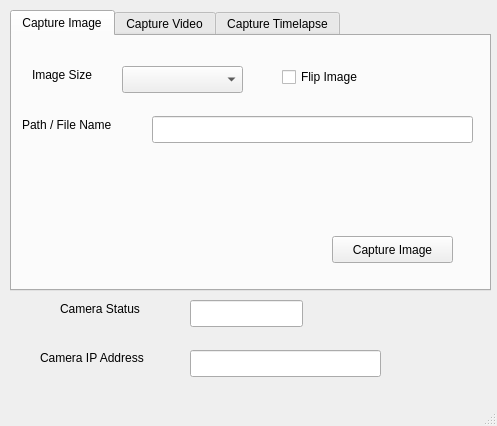
<?xml version="1.0" encoding="UTF-8"?>
<ui version="4.0">
 <class>MainWindow</class>
 <widget class="QMainWindow" name="MainWindow">
  <property name="geometry">
   <rect>
    <x>0</x>
    <y>0</y>
    <width>497</width>
    <height>426</height>
   </rect>
  </property>
  <property name="windowTitle">
   <string>Pi Cam Controller</string>
  </property>
  <widget class="QWidget" name="centralwidget">
   <widget class="QTabWidget" name="tabWidget">
    <property name="geometry">
     <rect>
      <x>10</x>
      <y>10</y>
      <width>481</width>
      <height>281</height>
     </rect>
    </property>
    <property name="currentIndex">
     <number>0</number>
    </property>
    <widget class="QWidget" name="ImageTab">
     <attribute name="title">
      <string>Capture Image</string>
     </attribute>
     <widget class="QLabel" name="label_3">
      <property name="geometry">
       <rect>
        <x>20</x>
        <y>30</y>
        <width>81</width>
        <height>17</height>
       </rect>
      </property>
      <property name="text">
       <string>Image Size</string>
      </property>
     </widget>
     <widget class="QComboBox" name="imageSizeComboBox">
      <property name="geometry">
       <rect>
        <x>110</x>
        <y>30</y>
        <width>121</width>
        <height>27</height>
       </rect>
      </property>
     </widget>
     <widget class="QPushButton" name="imagePushButton">
      <property name="geometry">
       <rect>
        <x>320</x>
        <y>200</y>
        <width>121</width>
        <height>27</height>
       </rect>
      </property>
      <property name="text">
       <string>Capture Image</string>
      </property>
     </widget>
     <widget class="QCheckBox" name="imageCheckBox">
      <property name="geometry">
       <rect>
        <x>270</x>
        <y>30</y>
        <width>101</width>
        <height>22</height>
       </rect>
      </property>
      <property name="text">
       <string>Flip Image</string>
      </property>
     </widget>
     <widget class="QLabel" name="label_4">
      <property name="geometry">
       <rect>
        <x>10</x>
        <y>80</y>
        <width>121</width>
        <height>17</height>
       </rect>
      </property>
      <property name="text">
       <string>Path / File Name</string>
      </property>
     </widget>
     <widget class="QLineEdit" name="imagePathLineEdit">
      <property name="geometry">
       <rect>
        <x>140</x>
        <y>80</y>
        <width>321</width>
        <height>27</height>
       </rect>
      </property>
      <property name="maxLength">
       <number>1024</number>
      </property>
     </widget>
    </widget>
    <widget class="QWidget" name="VideoTab">
     <attribute name="title">
      <string>Capture Video</string>
     </attribute>
     <widget class="QLabel" name="label_5">
      <property name="geometry">
       <rect>
        <x>10</x>
        <y>30</y>
        <width>91</width>
        <height>17</height>
       </rect>
      </property>
      <property name="text">
       <string>Video Size</string>
      </property>
     </widget>
     <widget class="QComboBox" name="videoSizeComboBox">
      <property name="geometry">
       <rect>
        <x>110</x>
        <y>30</y>
        <width>121</width>
        <height>27</height>
       </rect>
      </property>
     </widget>
     <widget class="QCheckBox" name="videoCheckBox">
      <property name="geometry">
       <rect>
        <x>270</x>
        <y>30</y>
        <width>101</width>
        <height>22</height>
       </rect>
      </property>
      <property name="text">
       <string>Flip Video</string>
      </property>
     </widget>
     <widget class="QLabel" name="label_6">
      <property name="geometry">
       <rect>
        <x>10</x>
        <y>80</y>
        <width>121</width>
        <height>17</height>
       </rect>
      </property>
      <property name="text">
       <string> Path / File Name</string>
      </property>
     </widget>
     <widget class="QLineEdit" name="videoPathLineEdit">
      <property name="geometry">
       <rect>
        <x>140</x>
        <y>80</y>
        <width>321</width>
        <height>27</height>
       </rect>
      </property>
     </widget>
     <widget class="QPushButton" name="videoPushButton">
      <property name="geometry">
       <rect>
        <x>320</x>
        <y>200</y>
        <width>121</width>
        <height>27</height>
       </rect>
      </property>
      <property name="text">
       <string>Capture Video</string>
      </property>
     </widget>
     <widget class="QLabel" name="label_7">
      <property name="geometry">
       <rect>
        <x>10</x>
        <y>200</y>
        <width>181</width>
        <height>17</height>
       </rect>
      </property>
      <property name="text">
       <string>Video Seconds Captured</string>
      </property>
     </widget>
     <widget class="QLCDNumber" name="videoLcdNumber">
      <property name="geometry">
       <rect>
        <x>200</x>
        <y>200</y>
        <width>71</width>
        <height>23</height>
       </rect>
      </property>
     </widget>
     <widget class="QLabel" name="label_10">
      <property name="geometry">
       <rect>
        <x>10</x>
        <y>120</y>
        <width>191</width>
        <height>17</height>
       </rect>
      </property>
      <property name="text">
       <string>Video Length (in Seconds)</string>
      </property>
     </widget>
     <widget class="QSpinBox" name="videoLengthSpinBox">
      <property name="geometry">
       <rect>
        <x>210</x>
        <y>120</y>
        <width>91</width>
        <height>27</height>
       </rect>
      </property>
      <property name="minimum">
       <number>1</number>
      </property>
      <property name="maximum">
       <number>10000</number>
      </property>
      <property name="value">
       <number>10</number>
      </property>
     </widget>
    </widget>
    <widget class="QWidget" name="TimelapseTab">
     <attribute name="title">
      <string>Capture Timelapse</string>
     </attribute>
     <widget class="QLabel" name="label_8">
      <property name="geometry">
       <rect>
        <x>20</x>
        <y>30</y>
        <width>81</width>
        <height>17</height>
       </rect>
      </property>
      <property name="text">
       <string>Image Size</string>
      </property>
     </widget>
     <widget class="QComboBox" name="timelapseSizeComboBox">
      <property name="geometry">
       <rect>
        <x>110</x>
        <y>30</y>
        <width>121</width>
        <height>27</height>
       </rect>
      </property>
     </widget>
     <widget class="QCheckBox" name="timelapseCheckBox">
      <property name="geometry">
       <rect>
        <x>270</x>
        <y>30</y>
        <width>121</width>
        <height>22</height>
       </rect>
      </property>
      <property name="text">
       <string>Flip Images</string>
      </property>
     </widget>
     <widget class="QLabel" name="label_9">
      <property name="geometry">
       <rect>
        <x>10</x>
        <y>80</y>
        <width>121</width>
        <height>17</height>
       </rect>
      </property>
      <property name="text">
       <string>Path / File Prefix</string>
      </property>
     </widget>
     <widget class="QLineEdit" name="timelapsePathLineEdit">
      <property name="geometry">
       <rect>
        <x>140</x>
        <y>80</y>
        <width>321</width>
        <height>27</height>
       </rect>
      </property>
     </widget>
     <widget class="QLabel" name="label_11">
      <property name="geometry">
       <rect>
        <x>10</x>
        <y>120</y>
        <width>211</width>
        <height>17</height>
       </rect>
      </property>
      <property name="text">
       <string>Number of Frames to Capture</string>
      </property>
     </widget>
     <widget class="QSpinBox" name="timelapseFramesSpinBox">
      <property name="geometry">
       <rect>
        <x>240</x>
        <y>120</y>
        <width>91</width>
        <height>27</height>
       </rect>
      </property>
      <property name="minimum">
       <number>1</number>
      </property>
      <property name="maximum">
       <number>100000</number>
      </property>
      <property name="value">
       <number>10</number>
      </property>
     </widget>
     <widget class="QLabel" name="label_12">
      <property name="geometry">
       <rect>
        <x>10</x>
        <y>160</y>
        <width>181</width>
        <height>17</height>
       </rect>
      </property>
      <property name="text">
       <string>Seconds Between Frames</string>
      </property>
     </widget>
     <widget class="QSpinBox" name="timelapseDelaySpinBox">
      <property name="geometry">
       <rect>
        <x>240</x>
        <y>160</y>
        <width>91</width>
        <height>27</height>
       </rect>
      </property>
      <property name="maximum">
       <number>1000</number>
      </property>
      <property name="value">
       <number>60</number>
      </property>
     </widget>
     <widget class="QLabel" name="label_13">
      <property name="geometry">
       <rect>
        <x>20</x>
        <y>210</y>
        <width>121</width>
        <height>17</height>
       </rect>
      </property>
      <property name="text">
       <string>Frames Captured</string>
      </property>
     </widget>
     <widget class="QLCDNumber" name="timelapseLcdNumber">
      <property name="geometry">
       <rect>
        <x>150</x>
        <y>210</y>
        <width>91</width>
        <height>23</height>
       </rect>
      </property>
     </widget>
     <widget class="QPushButton" name="timelapsePushButton">
      <property name="geometry">
       <rect>
        <x>300</x>
        <y>210</y>
        <width>151</width>
        <height>27</height>
       </rect>
      </property>
      <property name="text">
       <string>Start Timelapse</string>
      </property>
     </widget>
    </widget>
   </widget>
   <widget class="QLabel" name="label">
    <property name="geometry">
     <rect>
      <x>40</x>
      <y>350</y>
      <width>141</width>
      <height>16</height>
     </rect>
    </property>
    <property name="text">
     <string>Camera IP Address</string>
    </property>
   </widget>
   <widget class="QLineEdit" name="ipAddressLineEdit">
    <property name="geometry">
     <rect>
      <x>190</x>
      <y>350</y>
      <width>191</width>
      <height>27</height>
     </rect>
    </property>
   </widget>
   <widget class="QLabel" name="label_2">
    <property name="geometry">
     <rect>
      <x>60</x>
      <y>300</y>
      <width>111</width>
      <height>17</height>
     </rect>
    </property>
    <property name="text">
     <string>Camera Status</string>
    </property>
   </widget>
   <widget class="QLineEdit" name="cameraStatusLineEdit">
    <property name="geometry">
     <rect>
      <x>190</x>
      <y>300</y>
      <width>113</width>
      <height>27</height>
     </rect>
    </property>
    <property name="readOnly">
     <bool>true</bool>
    </property>
    <property name="placeholderText">
     <string/>
    </property>
   </widget>
  </widget>
  <widget class="QStatusBar" name="statusbar"/>
 </widget>
 <resources/>
 <connections/>
</ui>
